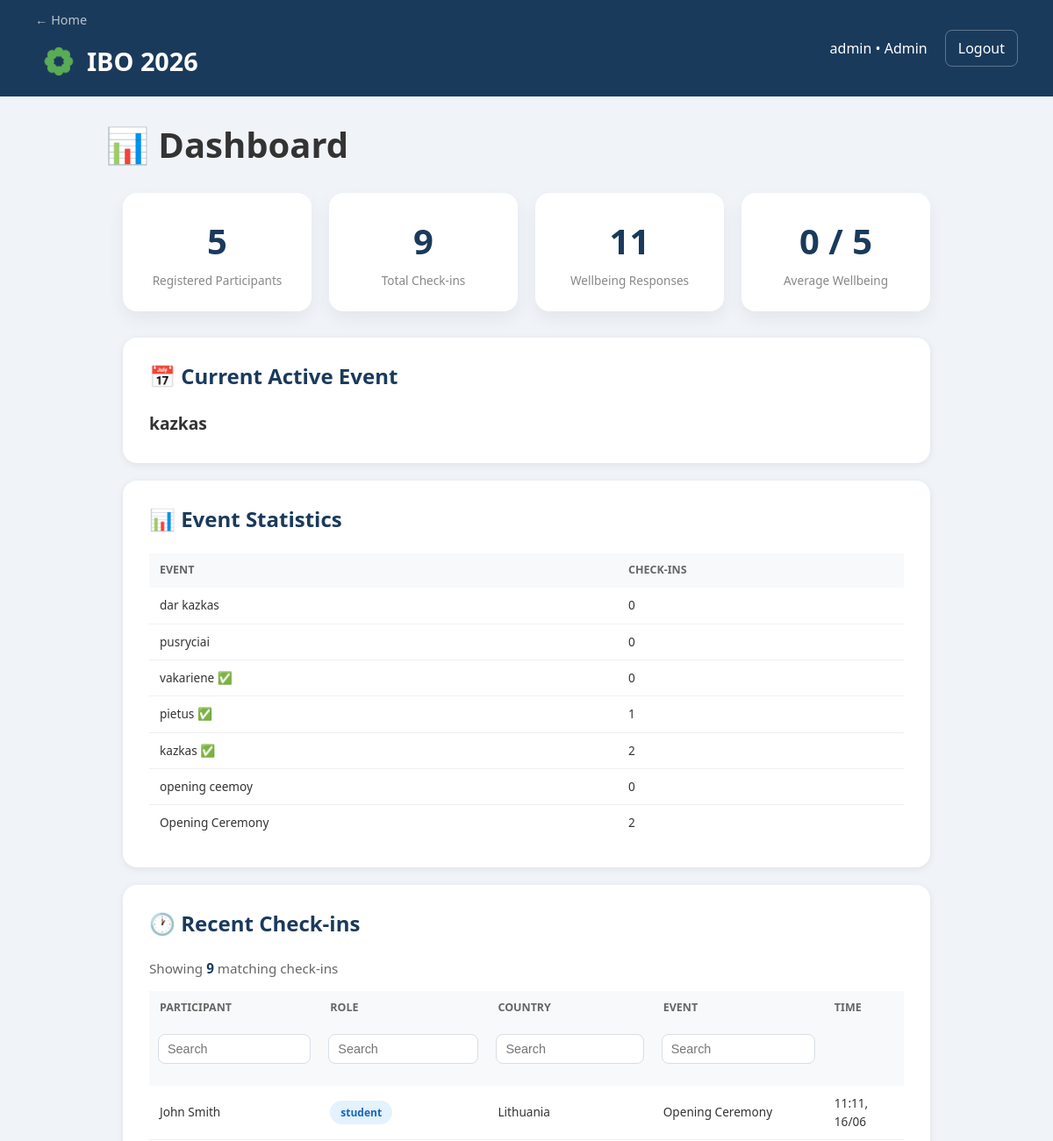
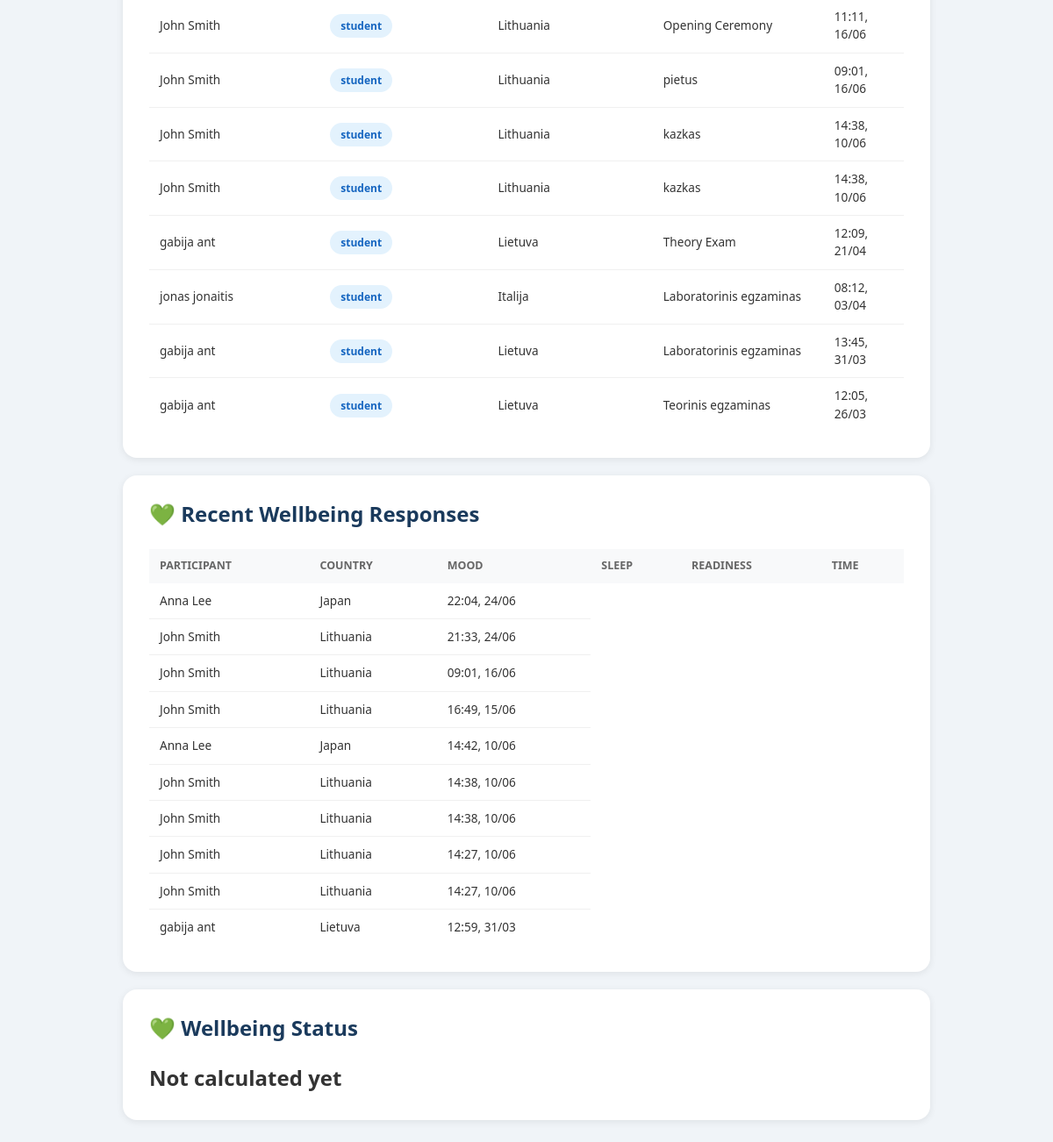
Page /dashboard (signed in) on the earlier database version (2 pictures, top to bottom).
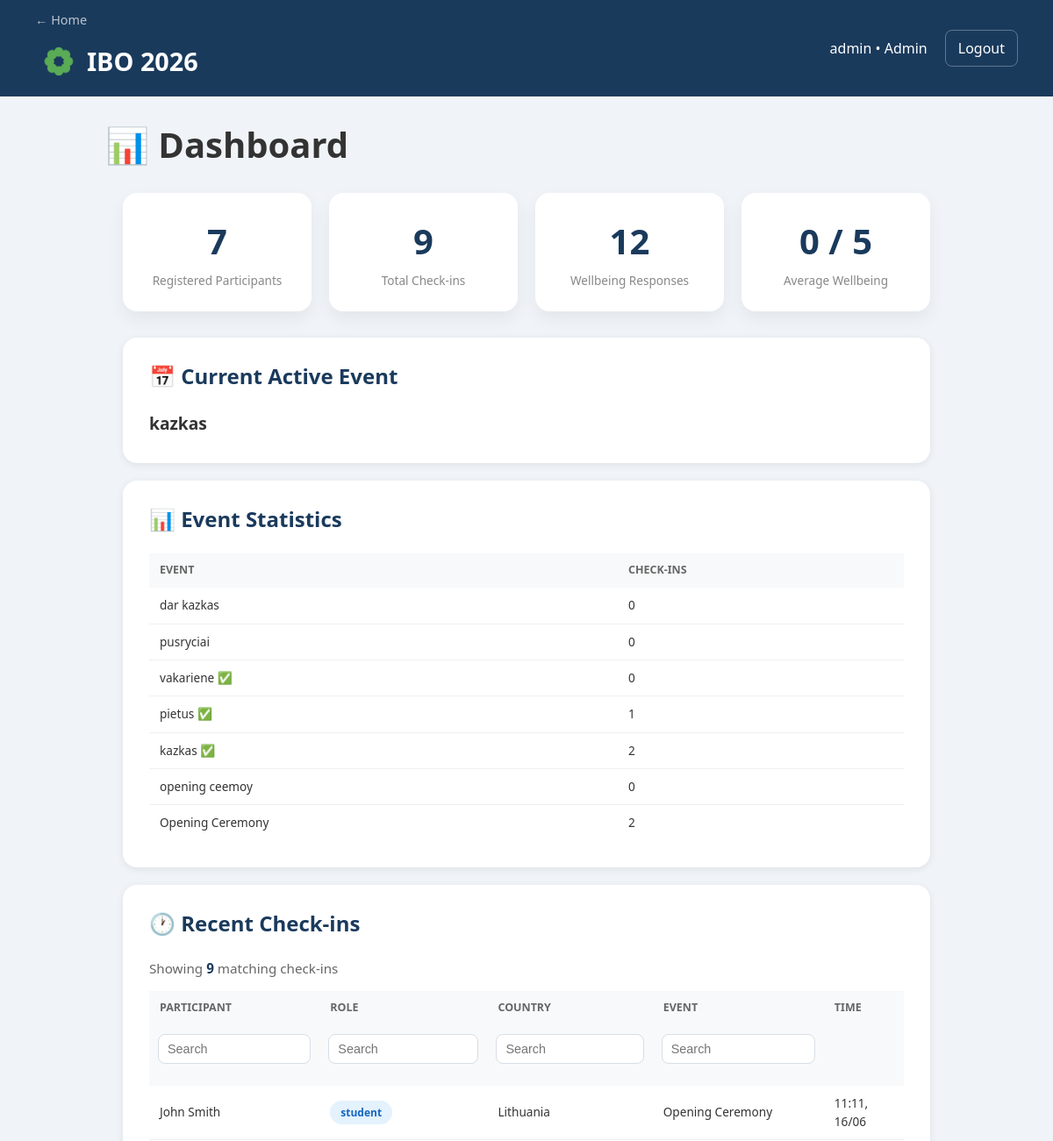
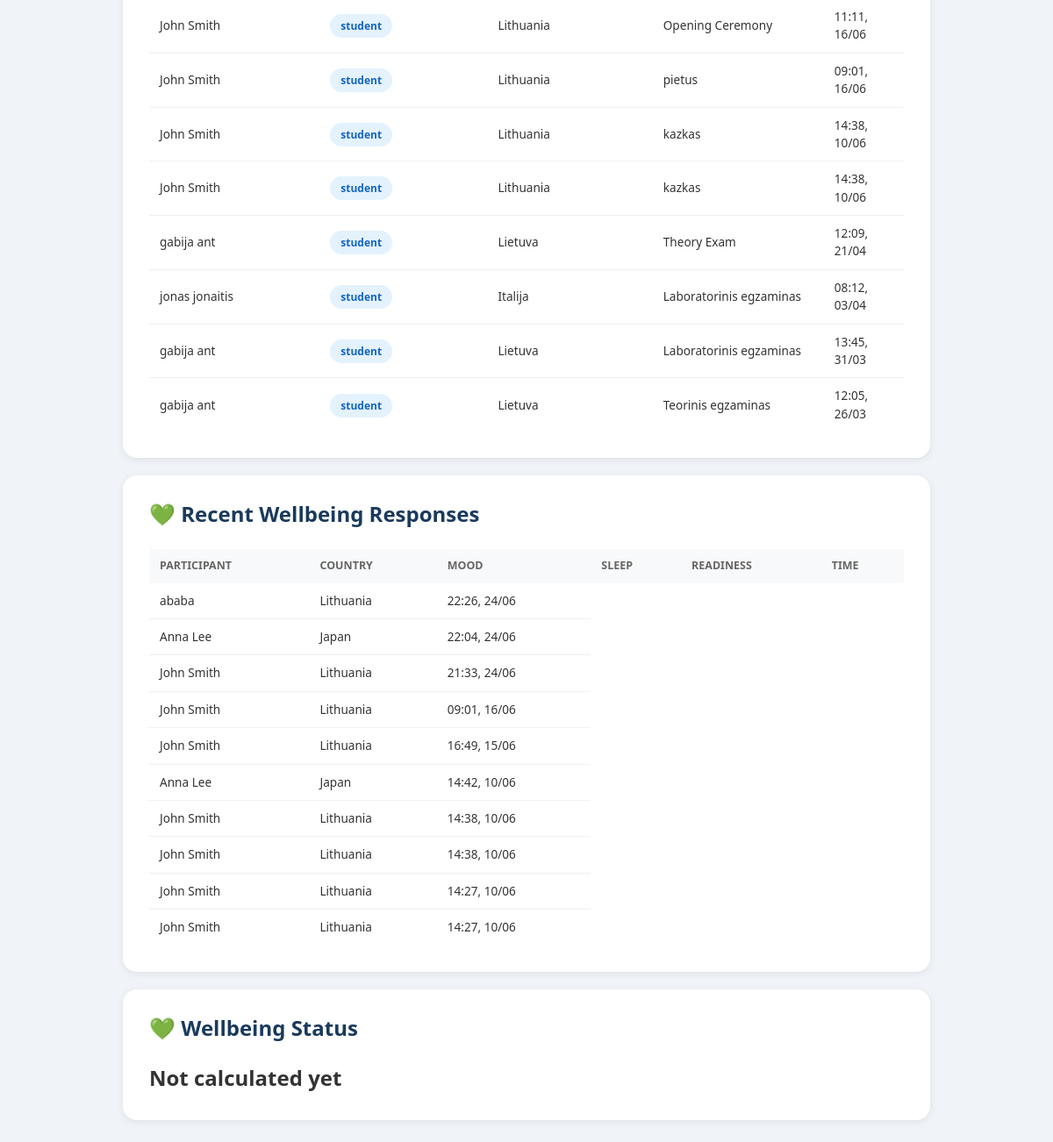
Same page on the later database version (2 pictures, top to bottom).
### app.py (models this page shows)
class Event(db.Model):
    id = db.Column(db.Integer, primary_key=True)
    name = db.Column(db.String(100), nullable=False)
    active = db.Column(db.Boolean, default=False)

class CheckIn(db.Model):
    id = db.Column(db.Integer, primary_key=True)
    participant_id = db.Column(db.Integer, db.ForeignKey('participant.id'))
    participant = db.relationship('Participant', backref='checkins')
    event_name = db.Column(db.String(100), nullable=False)
    timestamp = db.Column(db.DateTime, default=datetime.utcnow)

class Participant(db.Model):
    id = db.Column(db.Integer, primary_key=True)
    name = db.Column(db.String(100), nullable=False)
    nfc_id = db.Column(db.String(50), unique=True, nullable=False)
    role = db.Column(db.String(20), nullable=False)  # student, guide, leader, organizer
    country_id = db.Column(db.Integer, db.ForeignKey('country.id'))
    country = db.relationship('Country', backref='participants')

class Country(db.Model):
    id = db.Column(db.Integer, primary_key=True)
    name = db.Column(db.String(100), nullable=False)

class Wellbeing(db.Model):
    id = db.Column(db.Integer, primary_key=True)
    participant_id = db.Column(
        db.Integer,
        db.ForeignKey('participant.id')
    )
    participant = db.relationship(
        'Participant',
        backref='wellbeing'
    )
    timestamp = db.Column(
        db.DateTime,
        default=datetime.utcnow
    )

### app.py (the view, shortened to what this page needs)
@app.route('/dashboard')
def dashboard():
    if 'user_id' not in session:
        return redirect(url_for('login'))
    user = User.query.get(session['user_id'])
    if user.role not in ['admin', 'organizer']:
        return "Access denied", 403
    checkins = CheckIn.query.order_by(CheckIn.timestamp.desc()).all()
    total_participants = Participant.query.count()
    total_checkins = CheckIn.query.count()
    active_event = Event.query.filter_by(active=True).first()
    events = Event.query.order_by(
        Event.id.desc()
    ).all()
    event_stats = []
    for event in events:
        count = CheckIn.query.filter_by(
            event_name=event.name
        ).count()
        event_stats.append({
            'name': event.name,
            'count': count,
            'active': event.active
        })
    wellbeing_entries = Wellbeing.query.all()
    wellbeing_count = len(wellbeing_entries)
    recent_wellbeing = Wellbeing.query.order_by(
        Wellbeing.timestamp.desc()
    ).limit(10).all()
    delegation_wellbeing = {}
    avg_wellbeing = 0
    wellbeing_status = "Not calculated yet"
    return render_template(
        'dashboard.html',
        checkins=checkins,
        total=total_participants,
        total_checkins=total_checkins,
        wellbeing_count=wellbeing_count,
        active_event=active_event,
        event_stats=event_stats,
        avg_wellbeing=avg_wellbeing,
        recent_wellbeing=recent_wellbeing,
        wellbeing_status=wellbeing_status
    )

### templates/dashboard.html (shortened to what this page needs)
{% extends "base.html" %}
{% block content %}
    <div class="container-medium">
        <h1 class="page-title">
            📊 Dashboard
        </h1>
    <div class="container">
        <div class="stats">
            <div class="stat-card">
                <div class="number">{{ total }}</div>
                <div class="label">Registered Participants</div>
            </div>
            <div class="stat-card">
                <div class="number">{{ total_checkins }}</div>
                <div class="label">Total Check-ins</div>
            </div>
            <div class="stat-card">
                <div class="number">{{ wellbeing_count }}</div>
                <div class="label">Wellbeing Responses</div>
            </div>
            <div class="stat-card">
                <div class="number">{{ avg_wellbeing }} / 5</div>
                <div class="label">Average Wellbeing</div>
            </div>
        </div>
        <div class="card">
            <h2>📅 Current Active Event</h2>
            {% if active_event %}
                <p class="event-name">
                    {{ active_event.name }}
                </p>
            {% else %}
                <p>No active event selected</p>
            {% endif %}
        </div>
        <div class="card">
            <h2>📊 Event Statistics</h2>
            {% if event_stats %}
                <table>
                    <thead>
                        <tr>
                            <th>Event</th>
                            <th>Check-ins</th>
                        </tr>
                    </thead>
                    <tbody id="eventTable">
                        {% for event in event_stats %}
                        <tr>
                            <td>
                                {{ event.name }}
                                {% if event.active %}
                                    ✅
                                {% endif %}
                            </td>
                            <td>{{ event.count }}</td>
                        </tr>
                        {% endfor %}
                    </tbody>
                </table>
            {% endif %}
        </div>
        <div class="card">
            <h2>🕐 Recent Check-ins</h2>
            {% if checkins %}
            <div class="filter-count">
                <div class="filter-summary">
                    Showing
                    <span id="visibleRowsCount">{{ checkins|length }}</span>
                    matching check-ins
                </div>
            </div>
            <table>
                <thead>
                    <tr>
                        <th>Participant</th>
                        <th>Role</th>
                        <th>Country</th>
                        <th>Event</th>
                        <th>Time</th>
                    </tr>
                    <tr>
                        <th>
                            <input type="text" id="participantFilter" placeholder="Search">
                        </th>
                        <th>
                            <input type="text" id="roleFilter" placeholder="Search">
                        </th>
                        <th>
                            <input type="text" id="countryFilter" placeholder="Search">
                        </th>
                        <th>
                            <input type="text" id="eventFilter" placeholder="Search">
                        </th>
                        <th></th>
                    </tr>
                </thead>
                <tbody id="checkinTable">
                    {% for c in checkins %}
                    <tr class="checkin-row">
                        <td>{{ c.participant.name }}</td>
                        <td>
                            <span class="role {{ c.participant.role }}">
                                {{ c.participant.role }}
                            </span>
                        </td>
                        <td>{{ c.participant.country.name if c.participant.country else '—' }}</td>
                        <td>{{ c.event_name }}</td>
                        <td>{{ c.timestamp.strftime('%H:%M, %d/%m') }}</td>
                    </tr>
                    {% endfor %}
                </tbody>
            </table>
            {% else %}
                <p class="empty">No Check-ins yet</p>
            {% endif %}
        </div>
        <div class="card">
            <h2>💚 Recent Wellbeing Responses</h2>
            {% if recent_wellbeing %}
            <table>
                <thead>
                    <tr>
                        <th>Participant</th>
                        <th>Country</th>
                        <th>Mood</th>
                        <th>Sleep</th>
                        <th>Readiness</th>
                        <th>Time</th>
                    </tr>
                </thead>
                <tbody>
                    {% for w in recent_wellbeing %}
                    <tr>
                        <td>{{ w.participant.name }}</td>
                        <td>{{ w.participant.country.name if w.participant.country else '—' }}</td>
                        <td>{{ w.timestamp.strftime('%H:%M, %d/%m') }}</td>
                    </tr>
                    {% endfor %}
                </tbody>
            </table>
            {% else %}
                <p class="empty">No wellbeing responses yet</p>
            {% endif %}
        </div>
        <div class="card">
            <h2>💚 Wellbeing Status</h2>
            <p class="status-text">
                {{ wellbeing_status }}
            </p>
        </div>
    </div>
</div>
{% endblock %}

### templates/base.html (shortened to what this page needs)
<!DOCTYPE html>
<html lang="en">
<head>
    <link rel="stylesheet"
          href="{{ url_for('static', filename='style.css') }}">
</head>
<body>
    {% if session.get('user_id') %}
    <div class="header">
        <div class="header-top">
            <div>
                {% if request.endpoint != 'index' %}
                <a href="{{ url_for('index') }}" class="back">
                    ← Home
                </a>
                {% endif %}
                <h1 class="logo-title">
                    <a href="{{ url_for('index') }}">
                        <img
                            src="{{ url_for('static', filename='logo.png') }}"
                            alt="IBO Logo"
                            class="logo-image"
                        >
                        <span>IBO 2026</span>
                    </a>
                </h1>
            </div>
            <div class="user-info">
                {{ session['username'] }} •
                {% if session['role'] == 'team_leader' %}
                    Team Leader
                {% elif session['role'] == 'admin' %}
                    Admin
                {% elif session['role'] == 'guide' %}
                    Guide
                {% elif session['role'] == 'organizer' %}
                    Organizer
                {% endif %}
                <a href="{{ url_for('logout') }}"
                   class="logout-btn">
                    Logout
                </a>
            </div>
        </div>
    </div>
    {% endif %}
    {% block content %}
    {% endblock %}
</body>
</html>

### static/style.css (style rules this page uses)
body { font-family: 'Segoe UI', sans-serif; background: #f0f4f8; margin: 0; color: #333; line-height: 1.5; }
.header { background: #1a3a5c; color: white; padding: 12px 40px; }
.header h1 { font-size: 1.8rem; margin: 0; }
.header-top { display: flex; justify-content: space-between; align-items: center; }
.user-info { display: flex; align-items: center; gap: 20px; color: white; }
.logout-btn { color: white; text-decoration: none; border: 1px solid rgba(255,255,255,0.3); padding: 8px 14px; border-radius: 8px; }
.container { max-width: 1400px; margin: 25px auto; padding: 0 20px; }
.card { background: white; border-radius: 16px; padding: 30px; margin-top: 20px; margin-bottom: 20px; box-shadow: 0 2px 8px rgba(0,0,0,0.08); }
* { margin: 0; padding: 0; box-sizing: border-box; }
.back { color: rgba(255,255,255,0.7); text-decoration: none; font-size: 0.9rem; display: block; margin-bottom: 8px; }
input, select { width: 100%; padding: 10px 12px; border: 2px solid #e0e0e0; border-radius: 8px; font-size: 0.9rem; margin-bottom: 15px; transition: border-color 0.2s; }
table { width: 100%; border-collapse: collapse; }
th { text-align: left; padding: 10px 12px; background: #f8f9fa; font-size: 0.78rem; color: #666; text-transform: uppercase; }
td { padding: 10px 12px; border-bottom: 1px solid #f0f0f0; font-size: 0.85rem; }
tr:last-child td { border-bottom: none; }
.role { padding: 5px 12px; border-radius: 999px; font-size: 0.75rem; font-weight: 700; }
.student { background: #e3f2fd; color: #1565c0; }
.page-title { font-size: 2.5rem; color: #333; margin-bottom: 25px; }
.card h2 { color: #1a3a5c; margin-bottom: 25px; line-height: 1.2; }
.container-medium { max-width: 1000px; margin: 25px auto; padding: 0 20px; }
.stats { display: grid; grid-template-columns: repeat(4, 1fr); gap: 20px; margin-bottom: 30px; }
.stat-card { background: white; border-radius: 16px; padding: 25px; text-align: center; box-shadow: 0 8px 20px rgba(0,0,0,0.06); }
.stat-card .number { font-size: 2.5rem; font-weight: 700; color: #1a3a5c; }
.stat-card .label { color: #888; font-size: 0.85rem; margin-top: 5px; }
.event-name { font-size: 1.2rem; font-weight: 600; }
.status-text { font-size: 1.5rem; font-weight: 700; }
th input { width: 100%; padding: 8px 10px; border: 1px solid #d8dee6; border-radius: 8px; font-size: 0.9rem; background: white; }
thead tr:nth-child(2) { background: #f8fafc; }
thead tr:nth-child(2) th { padding: 10px; }
.filter-summary { margin: 15px 0; font-size: 0.95rem; color: #666; }
.filter-summary span { font-weight: 700; color: #1a3a5c; }
.logo-title a { display: flex; align-items: center; gap: 5px; color: white; text-decoration: none; }
.logo-image { height: 56px; width: auto; }

Differences in the rows shown:
no longer on this page (row unchanged): Wellbeing: participant.name "gabija ant", participant.country "Lietuva", timestamp "12:59, 31/03"
added Wellbeing: participant.name "ababa", participant.country "Lithuania", timestamp "22:26, 24/06"
Other differences:
{{ total }}: "5" → "7"
{{ wellbeing_count }}: "11" → "12"
